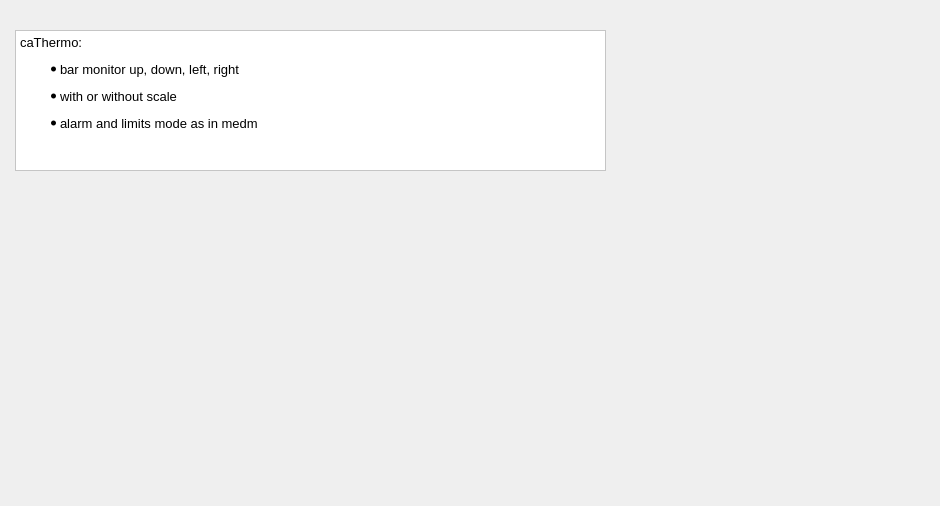
      <widget class="QWidget" name="tab_14">
       <attribute name="title">
        <string>caThermo</string>
       </attribute>
       <widget class="QTextEdit" name="textEdit_11">
        <property name="geometry">
         <rect>
          <x>15</x>
          <y>30</y>
          <width>591</width>
          <height>141</height>
         </rect>
        </property>
        <property name="styleSheet">
         <string notr="true">
QWidget {background: white;} </string>
        </property>
        <property name="html">
         <string>&lt;!DOCTYPE HTML PUBLIC &quot;-//W3C//DTD HTML 4.0//EN&quot; &quot;http://www.w3.org/TR/REC-html40/strict.dtd&quot;&gt;
&lt;html&gt;&lt;head&gt;&lt;meta name=&quot;qrichtext&quot; content=&quot;1&quot; /&gt;&lt;style type=&quot;text/css&quot;&gt;
p, li { white-space: pre-wrap; }
&lt;/style&gt;&lt;/head&gt;&lt;body style=&quot; font-family:'Sans Serif'; font-size:10pt; font-weight:400; font-style:normal;&quot;&gt;
&lt;p style=&quot; margin-top:0px; margin-bottom:0px; margin-left:0px; margin-right:0px; -qt-block-indent:0; text-indent:0px;&quot;&gt;caThermo: &lt;/p&gt;
&lt;ul style=&quot;margin-top: 0px; margin-bottom: 0px; margin-left: 0px; margin-right: 0px; -qt-list-indent: 1;&quot;&gt;&lt;li style=&quot; margin-top:12px; margin-bottom:0px; margin-left:0px; margin-right:0px; -qt-block-indent:0; text-indent:0px;&quot;&gt;bar monitor up, down, left, right&lt;/li&gt;
&lt;li style=&quot; margin-top:12px; margin-bottom:0px; margin-left:0px; margin-right:0px; -qt-block-indent:0; text-indent:0px;&quot;&gt;with or without scale&lt;/li&gt;
&lt;li style=&quot; margin-top:12px; margin-bottom:0px; margin-left:0px; margin-right:0px; -qt-block-indent:0; text-indent:0px;&quot;&gt;alarm and limits mode as in medm&lt;/li&gt;&lt;/ul&gt;&lt;/body&gt;&lt;/html&gt;</string>
        </property>
       </widget>
       <widget class="caThermo" name="caThermo_0">
        <property name="geometry">
         <rect>
          <x>545</x>
          <y>230</y>
          <width>40</width>
          <height>250</height>
         </rect>
        </property>
        <property name="scalePosition">
         <enum>QwtThermoMarker::LeftScale</enum>
        </property>
        <property name="maxValue">
         <double>3.000000000000000</double>
        </property>
        <property name="minValue">
         <double>-2.000000000000000</double>
        </property>
        <property name="channel" stdset="0">
         <string notr="true">ACM:TEST:AO</string>
        </property>
        <property name="direction">
         <enum>caThermo::Up</enum>
        </property>
        <property name="look">
         <enum>caThermo::Outline</enum>
        </property>
        <property name="foreground">
         <color>
          <red>253</red>
          <green>0</green>
          <blue>0</blue>
         </color>
        </property>
        <property name="background">
         <color>
          <red>200</red>
          <green>200</green>
          <blue>200</blue>
         </color>
        </property>
        <property name="colorMode">
         <enum>caThermo::Static</enum>
        </property>
        <property name="limitsMode">
         <enum>caThermo::User</enum>
        </property>
       </widget>
       <widget class="caThermo" name="caThermo_1">
        <property name="geometry">
         <rect>
          <x>715</x>
          <y>80</y>
          <width>216</width>
          <height>36</height>
         </rect>
        </property>
        <property name="scalePosition">
         <enum>QwtThermoMarker::BottomScale</enum>
        </property>
        <property name="maxValue">
         <double>3.000000000000000</double>
        </property>
        <property name="minValue">
         <double>-2.000000000000000</double>
        </property>
        <property name="channel" stdset="0">
         <string notr="true">ACM:TEST:AO</string>
        </property>
        <property name="direction">
         <enum>caThermo::Right</enum>
        </property>
        <property name="look">
         <enum>caThermo::Outline</enum>
        </property>
        <property name="foreground">
         <color>
          <red>253</red>
          <green>0</green>
          <blue>0</blue>
         </color>
        </property>
        <property name="background">
         <color>
          <red>200</red>
          <green>200</green>
          <blue>200</blue>
         </color>
        </property>
        <property name="colorMode">
         <enum>caThermo::Static</enum>
        </property>
        <property name="limitsMode">
         <enum>caThermo::User</enum>
        </property>
       </widget>
       <widget class="caThermo" name="caThermo_2">
        <property name="geometry">
         <rect>
          <x>724</x>
          <y>195</y>
          <width>56</width>
          <height>250</height>
         </rect>
        </property>
        <property name="scalePosition">
         <enum>QwtThermoMarker::LeftScale</enum>
        </property>
        <property name="maxValue">
         <double>50.000000000000000</double>
        </property>
        <property name="minValue">
         <double>0.000000000000000</double>
        </property>
        <property name="channel" stdset="0">
         <string notr="true">ACM:TEST:AO</string>
        </property>
        <property name="direction">
         <enum>caThermo::Up</enum>
        </property>
        <property name="look">
         <enum>caThermo::Outline</enum>
        </property>
        <property name="foreground">
         <color>
          <red>20</red>
          <green>19</green>
          <blue>18</blue>
         </color>
        </property>
        <property name="background">
         <color>
          <red>224</red>
          <green>223</green>
          <blue>222</blue>
         </color>
        </property>
        <property name="colorMode">
         <enum>caThermo::Alarm</enum>
        </property>
        <property name="limitsMode">
         <enum>caThermo::Channel</enum>
        </property>
       </widget>
       <widget class="caInclude" name="caInclude_5">
        <property name="geometry">
         <rect>
          <x>210</x>
          <y>215</y>
          <width>176</width>
          <height>282</height>
         </rect>
        </property>
        <property name="macro">
         <string notr="true">A=MMAHLO3,SPADEV=MMAV10,SPAVAL=300</string>
        </property>
        <property name="filename" stdset="0">
         <string>object_halo.adl</string>
        </property>
       </widget>
      </widget>
